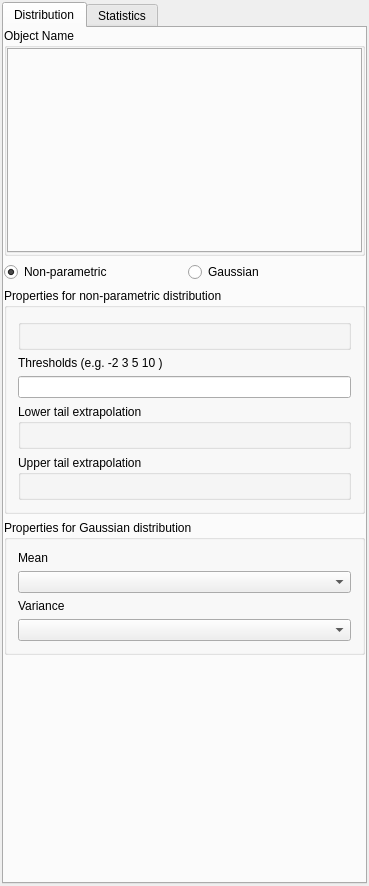
<?xml version="1.0" encoding="UTF-8"?>
<ui version="4.0">
 <class>PostKriging</class>
 <widget class="QWidget" name="PostKriging">
  <property name="enabled">
   <bool>true</bool>
  </property>
  <property name="geometry">
   <rect>
    <x>0</x>
    <y>0</y>
    <width>369</width>
    <height>837</height>
   </rect>
  </property>
  <property name="windowTitle">
   <string>PostKriging</string>
  </property>
  <property name="AlgorithmCategory" stdset="0">
   <string>Utilities</string>
  </property>
  <property name="AlgorithmDescription" stdset="0">
   <string>Kriging postprocessing</string>
  </property>
  <layout class="QGridLayout">
   <property name="margin">
    <number>2</number>
   </property>
   <item row="2" column="0">
    <spacer name="spacer2">
     <property name="orientation">
      <enum>Qt::Vertical</enum>
     </property>
     <property name="sizeType">
      <enum>QSizePolicy::Expanding</enum>
     </property>
     <property name="sizeHint" stdset="0">
      <size>
       <width>20</width>
       <height>16</height>
      </size>
     </property>
    </spacer>
   </item>
   <item row="1" column="0">
    <spacer name="spacer15">
     <property name="orientation">
      <enum>Qt::Vertical</enum>
     </property>
     <property name="sizeType">
      <enum>QSizePolicy::Expanding</enum>
     </property>
     <property name="sizeHint" stdset="0">
      <size>
       <width>20</width>
       <height>16</height>
      </size>
     </property>
    </spacer>
   </item>
   <item row="0" column="0">
    <widget class="QTabWidget" name="tabWidget6">
     <widget class="QWidget" name="tab">
      <attribute name="title">
       <string>Distribution</string>
      </attribute>
      <layout class="QGridLayout">
       <property name="margin">
        <number>0</number>
       </property>
       <item row="0" column="0" colspan="2">
        <widget class="QGroupBox" name="GroupBox3">
         <property name="title">
          <string>Object Name</string>
         </property>
         <layout class="QGridLayout">
          <property name="margin">
           <number>0</number>
          </property>
          <item row="0" column="0">
           <widget class="GridSelector" name="Hard_Data"/>
          </item>
         </layout>
        </widget>
       </item>
       <item row="1" column="0">
        <widget class="QRadioButton" name="is_non_param_cdf">
         <property name="text">
          <string>Non-parametric</string>
         </property>
         <property name="checked">
          <bool>true</bool>
         </property>
         <attribute name="buttonGroup">
          <string>buttonGroup</string>
         </attribute>
        </widget>
       </item>
       <item row="1" column="1">
        <widget class="QRadioButton" name="is_gaussian">
         <property name="text">
          <string>Gaussian</string>
         </property>
         <attribute name="buttonGroup">
          <string>buttonGroup</string>
         </attribute>
        </widget>
       </item>
       <item row="3" column="0" colspan="2">
        <widget class="GsTLGroupBox" name="gaussian_box">
         <property name="enabled">
          <bool>true</bool>
         </property>
         <property name="title">
          <string>Properties for Gaussian distribution</string>
         </property>
         <property name="displayed" stdset="0">
          <bool>false</bool>
         </property>
         <property name="activated" stdset="0">
          <bool>true</bool>
         </property>
         <layout class="QGridLayout">
          <item row="2" column="0">
           <widget class="QLabel" name="textLabel1_3">
            <property name="text">
             <string>Variance</string>
            </property>
            <property name="wordWrap">
             <bool>false</bool>
            </property>
           </widget>
          </item>
          <item row="3" column="0">
           <widget class="SinglePropertySelector" name="gaussian_var_prop"/>
          </item>
          <item row="1" column="0">
           <widget class="SinglePropertySelector" name="gaussian_mean_prop"/>
          </item>
          <item row="0" column="0">
           <widget class="QLabel" name="textLabel1">
            <property name="text">
             <string>Mean</string>
            </property>
            <property name="wordWrap">
             <bool>false</bool>
            </property>
           </widget>
          </item>
         </layout>
        </widget>
       </item>
       <item row="4" column="1">
        <spacer name="spacer13">
         <property name="orientation">
          <enum>Qt::Vertical</enum>
         </property>
         <property name="sizeType">
          <enum>QSizePolicy::Expanding</enum>
         </property>
         <property name="sizeHint" stdset="0">
          <size>
           <width>20</width>
           <height>160</height>
          </size>
         </property>
        </spacer>
       </item>
       <item row="2" column="0" colspan="2">
        <widget class="GsTLGroupBox" name="non_param_box">
         <property name="title">
          <string>Properties for non-parametric distribution</string>
         </property>
         <layout class="QGridLayout">
          <item row="0" column="0">
           <widget class="OrderedPropertySelector" name="props">
            <property name="title">
             <string/>
            </property>
           </widget>
          </item>
          <item row="2" column="0">
           <widget class="QLineEdit" name="marginals"/>
          </item>
          <item row="1" column="0">
           <widget class="QLabel" name="textLabel2">
            <property name="text">
             <string>Thresholds (e.g. -2 3 5 10 )</string>
            </property>
            <property name="wordWrap">
             <bool>false</bool>
            </property>
           </widget>
          </item>
          <item row="3" column="0">
           <widget class="GsTLGroupBox" name="gsTLGroupBox13">
            <property name="title">
             <string>Lower tail extrapolation</string>
            </property>
            <layout class="QGridLayout">
             <item row="0" column="0">
              <widget class="LowerTailCdfInput" name="lowerTailCdf"/>
             </item>
            </layout>
           </widget>
          </item>
          <item row="4" column="0">
           <widget class="GsTLGroupBox" name="gsTLGroupBox12">
            <property name="title">
             <string>Upper tail extrapolation</string>
            </property>
            <layout class="QGridLayout">
             <item row="0" column="0">
              <widget class="UpperTailCdfInput" name="upperTailCdf"/>
             </item>
            </layout>
           </widget>
          </item>
         </layout>
        </widget>
       </item>
      </layout>
     </widget>
     <widget class="QWidget" name="tab">
      <attribute name="title">
       <string>Statistics</string>
      </attribute>
      <layout class="QGridLayout">
       <property name="margin">
        <number>0</number>
       </property>
       <item row="0" column="0" colspan="2">
        <widget class="QCheckBox" name="mean">
         <property name="text">
          <string>Conditional mean</string>
         </property>
        </widget>
       </item>
       <item row="2" column="0" colspan="2">
        <widget class="QCheckBox" name="cond_var">
         <property name="text">
          <string>Conditional variance</string>
         </property>
        </widget>
       </item>
       <item row="3" column="0" colspan="2">
        <widget class="GsTLGroupBox" name="cond_var_box">
         <property name="enabled">
          <bool>false</bool>
         </property>
         <property name="title">
          <string>Conditional Variance</string>
         </property>
         <layout class="QGridLayout">
          <item row="0" column="0">
           <widget class="QLabel" name="textLabel1_2_2">
            <property name="text">
             <string>Name for conditional variance property</string>
            </property>
            <property name="wordWrap">
             <bool>false</bool>
            </property>
           </widget>
          </item>
          <item row="1" column="0">
           <widget class="QLineEdit" name="cond_var_prop"/>
          </item>
         </layout>
        </widget>
       </item>
       <item row="4" column="0" colspan="2">
        <widget class="QCheckBox" name="iqr">
         <property name="text">
          <string>Interquartile range</string>
         </property>
        </widget>
       </item>
       <item row="5" column="0" colspan="2">
        <widget class="GsTLGroupBox" name="iqr_box">
         <property name="enabled">
          <bool>false</bool>
         </property>
         <property name="title">
          <string>Interquartile range</string>
         </property>
         <layout class="QGridLayout">
          <item row="0" column="0">
           <widget class="QLabel" name="textLabel1_2_2_2">
            <property name="text">
             <string>Name for iqr property</string>
            </property>
            <property name="wordWrap">
             <bool>false</bool>
            </property>
           </widget>
          </item>
          <item row="1" column="0">
           <widget class="QLineEdit" name="iqr_prop"/>
          </item>
         </layout>
        </widget>
       </item>
       <item row="6" column="0">
        <widget class="QCheckBox" name="quantile">
         <property name="text">
          <string>Quantile</string>
         </property>
        </widget>
       </item>
       <item row="7" column="0" colspan="2">
        <widget class="GsTLGroupBox" name="mean_above_box">
         <property name="enabled">
          <bool>false</bool>
         </property>
         <property name="title">
          <string>Quantile</string>
         </property>
         <layout class="QGridLayout">
          <item row="0" column="0">
           <widget class="QLabel" name="textLabel1_2_2_2_2">
            <property name="text">
             <string>Base name</string>
            </property>
            <property name="wordWrap">
             <bool>false</bool>
            </property>
           </widget>
          </item>
          <item row="1" column="0">
           <widget class="QLineEdit" name="quantile_prop"/>
          </item>
          <item row="2" column="0">
           <widget class="QLabel" name="textLabel1_2_2_2_2_2">
            <property name="text">
             <string>Quantile (e.g. 0.3 0.56 0. 9)</string>
            </property>
            <property name="wordWrap">
             <bool>false</bool>
            </property>
           </widget>
          </item>
          <item row="3" column="0">
           <widget class="QLineEdit" name="quantile_vals"/>
          </item>
         </layout>
        </widget>
       </item>
       <item row="8" column="0" colspan="2">
        <widget class="QCheckBox" name="prob_above">
         <property name="text">
          <string>Probability above thresholds</string>
         </property>
        </widget>
       </item>
       <item row="9" column="0" colspan="2">
        <widget class="GsTLGroupBox" name="prob_above_box">
         <property name="enabled">
          <bool>false</bool>
         </property>
         <property name="title">
          <string>Probability below thresholds</string>
         </property>
         <layout class="QGridLayout">
          <item row="2" column="0">
           <widget class="QLabel" name="textLabel1_2_2_2_2_2_3">
            <property name="text">
             <string>Thresholds (e.g. 0.1 0.3 0.6 0.8 )</string>
            </property>
            <property name="wordWrap">
             <bool>false</bool>
            </property>
           </widget>
          </item>
          <item row="3" column="0">
           <widget class="QLineEdit" name="prob_above_vals"/>
          </item>
          <item row="1" column="0">
           <widget class="QLineEdit" name="prob_above_prop"/>
          </item>
          <item row="0" column="0">
           <widget class="QLabel" name="textLabel1_2_2_2_2_4">
            <property name="text">
             <string>Base name</string>
            </property>
            <property name="wordWrap">
             <bool>false</bool>
            </property>
           </widget>
          </item>
         </layout>
        </widget>
       </item>
       <item row="10" column="0" colspan="2">
        <widget class="QCheckBox" name="prob_below">
         <property name="text">
          <string>probability below thresholds</string>
         </property>
        </widget>
       </item>
       <item row="11" column="0" colspan="2">
        <widget class="GsTLGroupBox" name="prob_below_box">
         <property name="enabled">
          <bool>false</bool>
         </property>
         <property name="title">
          <string>Probability above thresholds</string>
         </property>
         <layout class="QGridLayout">
          <item row="0" column="0">
           <widget class="QLabel" name="textLabel1_2_2_2_2_3_2">
            <property name="text">
             <string>Base name</string>
            </property>
            <property name="wordWrap">
             <bool>false</bool>
            </property>
           </widget>
          </item>
          <item row="1" column="0">
           <widget class="QLineEdit" name="prob_below_prop"/>
          </item>
          <item row="2" column="0">
           <widget class="QLabel" name="textLabel1_2_2_2_2_2_2_2">
            <property name="text">
             <string>Thresholds (e.g. 0.1 0.3 0.7 )</string>
            </property>
            <property name="wordWrap">
             <bool>false</bool>
            </property>
           </widget>
          </item>
          <item row="3" column="0">
           <widget class="QLineEdit" name="prob_below_vals"/>
          </item>
         </layout>
        </widget>
       </item>
       <item row="12" column="1">
        <spacer name="spacer12">
         <property name="orientation">
          <enum>Qt::Vertical</enum>
         </property>
         <property name="sizeType">
          <enum>QSizePolicy::Expanding</enum>
         </property>
         <property name="sizeHint" stdset="0">
          <size>
           <width>20</width>
           <height>31</height>
          </size>
         </property>
        </spacer>
       </item>
       <item row="1" column="0" colspan="2">
        <widget class="GsTLGroupBox" name="etype_box">
         <property name="enabled">
          <bool>false</bool>
         </property>
         <property name="title">
          <string>E-type</string>
         </property>
         <layout class="QGridLayout">
          <item row="0" column="0">
           <widget class="QLabel" name="textLabel1_2">
            <property name="text">
             <string>Name for E-type property</string>
            </property>
            <property name="wordWrap">
             <bool>false</bool>
            </property>
           </widget>
          </item>
          <item row="1" column="0">
           <widget class="QLineEdit" name="mean_prop"/>
          </item>
         </layout>
        </widget>
       </item>
      </layout>
     </widget>
    </widget>
   </item>
  </layout>
 </widget>
 <layoutdefault spacing="6" margin="11"/>
 <pixmapfunction>qPixmapFromMimeSource</pixmapfunction>
 <customwidgets>
  <customwidget>
   <class>SinglePropertySelector</class>
   <extends>QComboBox</extends>
   <header>GsTLAppli/extra/qtplugins/selectors.h</header>
  </customwidget>
  <customwidget>
   <class>OrderedPropertySelector</class>
   <extends>GsTLGroupBox</extends>
   <header>GsTLAppli/extra/qtplugins/selectors.h</header>
   <container>1</container>
  </customwidget>
  <customwidget>
   <class>GsTLGroupBox</class>
   <extends>QGroupBox</extends>
   <header>GsTLAppli/extra/qtplugins/selectors.h</header>
   <container>1</container>
  </customwidget>
  <customwidget>
   <class>UpperTailCdfInput</class>
   <extends>QWidget</extends>
   <header>GsTLAppli/extra/qtplugins/non_param_cdf_input.h</header>
  </customwidget>
  <customwidget>
   <class>LowerTailCdfInput</class>
   <extends>QWidget</extends>
   <header>GsTLAppli/extra/qtplugins/non_param_cdf_input.h</header>
  </customwidget>
  <customwidget>
   <class>GridSelector</class>
   <extends>QTabWidget</extends>
   <header>GsTLAppli/extra/qtplugins/selectors.h</header>
  </customwidget>
 </customwidgets>
 <includes>
  <include location="local">gridselector.h</include>
  <include location="local">gstlgroupbox.h</include>
  <include location="local">singlepropertyselector.h</include>
  <include location="local">singlepropertyselector.h</include>
  <include location="local">gstlgroupbox.h</include>
  <include location="local">orderedpropertyselector.h</include>
  <include location="local">multipropertyselector.h</include>
  <include location="local">gstlgroupbox.h</include>
  <include location="local">lowertailcdfinput.h</include>
  <include location="local">gstlgroupbox.h</include>
  <include location="local">uppertailcdfinput.h</include>
  <include location="local">gstlgroupbox.h</include>
  <include location="local">gstlgroupbox.h</include>
  <include location="local">gstlgroupbox.h</include>
  <include location="local">gstlgroupbox.h</include>
  <include location="local">gstlgroupbox.h</include>
  <include location="local">gstlgroupbox.h</include>
 </includes>
 <resources/>
 <connections>
  <connection>
   <sender>Hard_Data</sender>
   <signal>activated(QString)</signal>
   <receiver>props</receiver>
   <slot>show_properties(QString)</slot>
   <hints>
    <hint type="sourcelabel">
     <x>20</x>
     <y>20</y>
    </hint>
    <hint type="destinationlabel">
     <x>20</x>
     <y>20</y>
    </hint>
   </hints>
  </connection>
  <connection>
   <sender>Hard_Data</sender>
   <signal>activated(QString)</signal>
   <receiver>gaussian_mean_prop</receiver>
   <slot>show_properties(QString)</slot>
   <hints>
    <hint type="sourcelabel">
     <x>20</x>
     <y>20</y>
    </hint>
    <hint type="destinationlabel">
     <x>20</x>
     <y>20</y>
    </hint>
   </hints>
  </connection>
  <connection>
   <sender>Hard_Data</sender>
   <signal>activated(QString)</signal>
   <receiver>gaussian_var_prop</receiver>
   <slot>show_properties(QString)</slot>
   <hints>
    <hint type="sourcelabel">
     <x>20</x>
     <y>20</y>
    </hint>
    <hint type="destinationlabel">
     <x>20</x>
     <y>20</y>
    </hint>
   </hints>
  </connection>
  <connection>
   <sender>mean</sender>
   <signal>toggled(bool)</signal>
   <receiver>etype_box</receiver>
   <slot>setEnabled(bool)</slot>
   <hints>
    <hint type="sourcelabel">
     <x>20</x>
     <y>20</y>
    </hint>
    <hint type="destinationlabel">
     <x>20</x>
     <y>20</y>
    </hint>
   </hints>
  </connection>
  <connection>
   <sender>cond_var</sender>
   <signal>toggled(bool)</signal>
   <receiver>cond_var_box</receiver>
   <slot>setEnabled(bool)</slot>
   <hints>
    <hint type="sourcelabel">
     <x>20</x>
     <y>20</y>
    </hint>
    <hint type="destinationlabel">
     <x>20</x>
     <y>20</y>
    </hint>
   </hints>
  </connection>
  <connection>
   <sender>iqr</sender>
   <signal>toggled(bool)</signal>
   <receiver>iqr_box</receiver>
   <slot>setEnabled(bool)</slot>
   <hints>
    <hint type="sourcelabel">
     <x>20</x>
     <y>20</y>
    </hint>
    <hint type="destinationlabel">
     <x>20</x>
     <y>20</y>
    </hint>
   </hints>
  </connection>
  <connection>
   <sender>quantile</sender>
   <signal>toggled(bool)</signal>
   <receiver>mean_above_box</receiver>
   <slot>setEnabled(bool)</slot>
   <hints>
    <hint type="sourcelabel">
     <x>20</x>
     <y>20</y>
    </hint>
    <hint type="destinationlabel">
     <x>20</x>
     <y>20</y>
    </hint>
   </hints>
  </connection>
  <connection>
   <sender>prob_above</sender>
   <signal>toggled(bool)</signal>
   <receiver>prob_above_box</receiver>
   <slot>setEnabled(bool)</slot>
   <hints>
    <hint type="sourcelabel">
     <x>20</x>
     <y>20</y>
    </hint>
    <hint type="destinationlabel">
     <x>20</x>
     <y>20</y>
    </hint>
   </hints>
  </connection>
  <connection>
   <sender>prob_below</sender>
   <signal>toggled(bool)</signal>
   <receiver>prob_below_box</receiver>
   <slot>setEnabled(bool)</slot>
   <hints>
    <hint type="sourcelabel">
     <x>20</x>
     <y>20</y>
    </hint>
    <hint type="destinationlabel">
     <x>20</x>
     <y>20</y>
    </hint>
   </hints>
  </connection>
  <connection>
   <sender>is_non_param_cdf</sender>
   <signal>toggled(bool)</signal>
   <receiver>gaussian_box</receiver>
   <slot>setHidden(bool)</slot>
   <hints>
    <hint type="sourcelabel">
     <x>20</x>
     <y>20</y>
    </hint>
    <hint type="destinationlabel">
     <x>20</x>
     <y>20</y>
    </hint>
   </hints>
  </connection>
  <connection>
   <sender>is_non_param_cdf</sender>
   <signal>toggled(bool)</signal>
   <receiver>non_param_box</receiver>
   <slot>setShown(bool)</slot>
   <hints>
    <hint type="sourcelabel">
     <x>20</x>
     <y>20</y>
    </hint>
    <hint type="destinationlabel">
     <x>20</x>
     <y>20</y>
    </hint>
   </hints>
  </connection>
 </connections>
 <buttongroups>
  <buttongroup name="buttonGroup"/>
 </buttongroups>
</ui>
